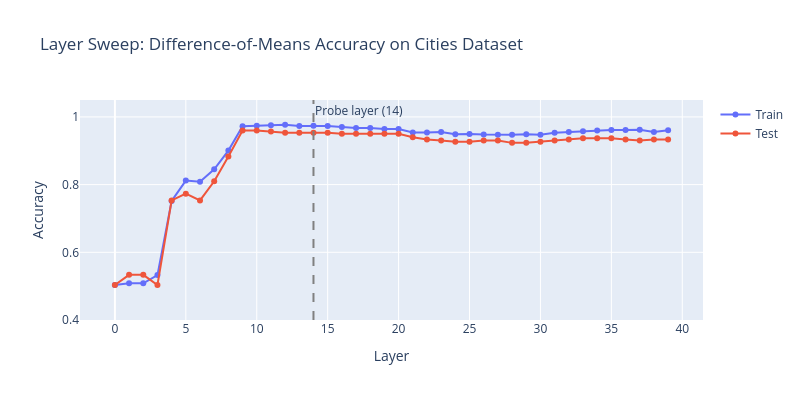

The code cell stored with this chart in its notebook:
### Markdown cell above
### Exercise - implement layer sweep

> ```yaml
> Difficulty: 🔴🔴⚪⚪⚪
> Importance: 🔵🔵🔵🔵⚪
>
> You should spend up to 10-15 minutes on this exercise.
> Understanding which layers to probe is essential practical knowledge.
> ```

For each layer, extract activations for the cities dataset, train a simple difference-of-means classifier (direction = mean(true) - mean(false), classify by sign of dot product), and compute accuracy on a held-out test split.

### Code cell
def layer_sweep_accuracy(
    statements: list[str],
    labels: Float[Tensor, " n"],
    model: AutoModelForCausalLM,
    tokenizer: AutoTokenizer,
    layers: list[int],
    train_frac: float = 0.8,
    batch_size: int = 25,
) -> dict[str, list[float]]:
    """
    For each layer, train a difference-of-means classifier and compute train/test accuracy.

    Args:
        statements: List of statements.
        labels: Binary labels (1=true, 0=false).
        model: The language model.
        tokenizer: The tokenizer.
        layers: List of layer indices to sweep over.
        train_frac: Fraction of data for training.
        batch_size: Batch size for activation extraction.

    Returns:
        Dict with keys "train_acc" and "test_acc", each a list of accuracies per layer.
    """
    # validate inputs
    n_train = int(len(statements) * train_frac)
    perm = t.randperm(len(statements))
    train_idx, test_idx = perm[:n_train], perm[n_train:]
    train_statements = [statements[i] for i in train_idx]
    test_statements = [statements[i] for i in test_idx]
    train_labels = labels[train_idx]
    test_labels = labels[test_idx]

    # 全層の活性化値を抽出
    train_acts = extract_activations(train_statements, model, tokenizer, layers, batch_size)
    test_acts = extract_activations(test_statements, model, tokenizer, layers, batch_size)

    train_accs = []
    test_accs = []

    for layer in layers:
        tr_acts = train_acts[layer]
        te_acts = test_acts[layer]

        # Difference of means direction
        true_mean = tr_acts[train_labels == 1].mean(dim=0)
        false_mean = tr_acts[train_labels == 0].mean(dim=0)
        direction = true_mean - false_mean

        # Classify by sign of dot product (centered around midpoint)
        midpoint = (true_mean + false_mean) / 2
        train_preds = ((tr_acts - midpoint) @ direction > 0).float()
        test_preds = ((te_acts - midpoint) @ direction > 0).float()

        train_acc = (train_preds == train_labels).float().mean().item()
        test_acc = (test_preds == test_labels).float().mean().item()
        train_accs.append(train_acc)
        test_accs.append(test_acc)

    return {"train_acc": train_accs, "test_acc": test_accs}




t.manual_seed(42)
all_layers = list(range(NUM_LAYERS))
cities_statements = datasets["cities"]["statement"].tolist()
cities_labels = t.tensor(datasets["cities"]["label"].values, dtype=t.float32)

sweep_results = layer_sweep_accuracy(cities_statements, cities_labels, model, tokenizer, all_layers)

# Print results as a table
sweep_df = pd.DataFrame(
    {
        "Layer": all_layers,
        "Train Acc": [f"{a:.3f}" for a in sweep_results["train_acc"]],
        "Test Acc": [f"{a:.3f}" for a in sweep_results["test_acc"]],
    }
)
display(sweep_df)

# Plot
fig = go.Figure()
fig.add_trace(go.Scatter(x=all_layers, y=sweep_results["train_acc"], mode="lines+markers", name="Train"))
fig.add_trace(go.Scatter(x=all_layers, y=sweep_results["test_acc"], mode="lines+markers", name="Test"))
fig.add_vline(x=PROBE_LAYER, line_dash="dash", line_color="gray", annotation_text=f"Probe layer ({PROBE_LAYER})")
fig.update_layout(
    title="Layer Sweep: Difference-of-Means Accuracy on Cities Dataset",
    xaxis_title="Layer",
    yaxis_title="Accuracy",
    yaxis_range=[0.4, 1.05],
    height=400,
    width=800,
)
fig.show()

best_layer = all_layers[int(np.argmax(sweep_results["test_acc"]))]
print(f"\nBest layer by test accuracy: {best_layer} ({max(sweep_results['test_acc']):.3f})")
print(f"Configured probe layer: {PROBE_LAYER} ({sweep_results['test_acc'][PROBE_LAYER]:.3f})")

### Figure 1 — Plotly figure (JSON) as saved in the notebook; plotly's stock layout.template omitted (floating-point values rounded to 4 significant figures)
{"data": [{"mode": "lines+markers", "name": "Train", "type": "scatter", "x": [0, 1, 2, 3, 4, 5, 6, 7, 8, 9, 10, 11, 12, 13, 14, 15, 16, 17, 18, 19, 20, 21, 22, 23, 24, 25, 26, 27, 28, 29, 30, 31, 32, 33, 34, 35, 36, 37, 38, 39], "y": [0.5033, 0.5084, 0.5084, 0.5326, 0.7517, 0.8119, 0.8085, 0.8453, 0.9005, 0.9724, 0.9741, 0.9758, 0.9766, 0.9732, 0.9741, 0.9732, 0.9699, 0.9674, 0.9674, 0.964, 0.964, 0.954, 0.954, 0.9557, 0.949, 0.9498, 0.9482, 0.9473, 0.9473, 0.949, 0.9473, 0.9532, 0.9557, 0.9574, 0.9599, 0.9615, 0.9615, 0.9624, 0.9557, 0.9607]}, {"mode": "lines+markers", "name": "Test", "type": "scatter", "x": [0, 1, 2, 3, 4, 5, 6, 7, 8, 9, 10, 11, 12, 13, 14, 15, 16, 17, 18, 19, 20, 21, 22, 23, 24, 25, 26, 27, 28, 29, 30, 31, 32, 33, 34, 35, 36, 37, 38, 39], "y": [0.5033, 0.5333, 0.5333, 0.5033, 0.7533, 0.7733, 0.7533, 0.81, 0.8833, 0.96, 0.96, 0.9567, 0.9533, 0.9533, 0.9533, 0.9533, 0.95, 0.95, 0.95, 0.95, 0.95, 0.94, 0.9333, 0.93, 0.9267, 0.9267, 0.93, 0.93, 0.9233, 0.9233, 0.9267, 0.93, 0.9333, 0.9367, 0.9367, 0.9367, 0.9333, 0.93, 0.9333, 0.9333]}], "layout": {"annotations": [{"showarrow": false, "text": "Probe layer (14)", "x": 14, "xanchor": "left", "xref": "x", "y": 1, "yanchor": "top", "yref": "y domain"}], "height": 400, "shapes": [{"line": {"color": "gray", "dash": "dash"}, "type": "line", "x0": 14, "x1": 14, "xref": "x", "y0": 0, "y1": 1, "yref": "y domain"}], "title": {"text": "Layer Sweep: Difference-of-Means Accuracy on Cities Dataset"}, "width": 800, "xaxis": {"title": {"text": "Layer"}}, "yaxis": {"range": [0.4, 1.05], "title": {"text": "Accuracy"}}}}
